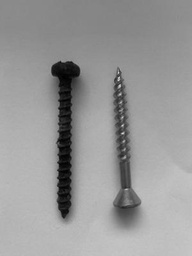
#> input picture image_gris_3.jpg, 192 x 256 px, shrunk from 300 x 400 before the run, given in place of image_couleur.jpg, which was not available
$ python main.py
#> lines starting #> are read from the running program, lines starting #| are printed output that depends on the picture; pictures that were not available may be replaced by others from this repository, and a replacement may not be noted
### coordonnees_clou.py
from transformation_geometrique import *


def calculer_coordonnees_clou(A, B, C, D, E):
    """
    Retourner les coordonnées d'un clou selon la paramétrisation illustrée dans la Figure 1 dans l'énoncé du projet.

    Arguments:
        A, B, C, D, E (float): Dimensions spécifiques du clou.
    Retourne:
        (liste): Les coordonnées des points ainsi que leur nom.
    """
    # Définition des points selon les dimensions réçus.
    pt_0 = ('pt_0', (-B / 2, C / 2))
    pt_1 = ('pt_1', (-B / 2, -C / 2))
    pt_2 = ('pt_2', (-B / 2 - D, -A / 2))
    pt_3 = ('pt_3', (-B / 2 - D, A / 2))
    pk_2 = ('pk_2', (B / 2, C / 2))
    pk_0 = ('pk_0', (B / 2 + E, 0))
    pk_1 = ('pk_1', (B / 2, -C / 2))

    cord_clou = [pt_0, pt_1, pt_2, pt_3, pk_2, pk_0, pk_1]
    return cord_clou


def appliquer_transormation_clou(points_clou, center_rotation, angle_rotation,
                                 direction_inclinaison, angle_inclinaison, axe_reflexion):
    """
    Appliquer les transformation géometriques: réflexion, rotation et inclinaison à tous les points clés.
    Arguments:
        points_clou (list): Une liste de tuples qui contient le nom du point
        et les coordonnées du point dans un plan 2D.
        center_rotation (tuple): Le centre de rotation pour la transformation de rotation.
        angle_rotation (float): L'angle de rotation en degrés.
        angle_inclinaison (float): L'anlge d'inclinaison en degrés.
        direction_inclinaison (str): La direction d'inclinaison ('x' ou 'y').
        axe_reflexion (str): L'axe de réflexion ('x' ou 'y').
    Retourne:
        (tuple): Trois liste de tuples qui correspond aux coordonnées des points clés apres
         l'application d'unedes transformations (réflexion, rotation, inclinaison).
    """
#> called with center_rotation = (0, 0), angle_rotation = 30, direction_inclinaison = 'x', angle_inclinaison = 20, axe_reflexion = 'x'
    reflexion = []
    rotation = []
    inclinaison = []

    # Ajouter le nom du point ainsi que les coordonnées suite à leur transformation à un liste.
    for i in range(len(points_clou)):
        reflexion.append((points_clou[i][0], calculer_reflexion_point(points_clou[i][1], axe_reflexion)))
        rotation.append((points_clou[i][0], calculer_rotate_point(points_clou[i][1], angle_rotation, center_rotation)))
        inclinaison.append((points_clou[i][0], calculer_inclinaison_point(points_clou[i][1], angle_inclinaison,
                            direction_inclinaison)))
    return reflexion, rotation, inclinaison

### visualisation.py
# Importation des modules nécessaires pour la manipulation des coordonnées,
# le traitement des images, la segmentation et la manipulation des histogrammes.
# matplotlib.pyplot est utilisé pour la visualisation graphique.
from coordonnees_clou import *
from traitement_image import *
from segmentation import *
from manipulation_histogramme import *
from transformation_geometrique import *
import matplotlib.pyplot as plt
from PIL import Image

# Définition des constantes qui représentent les dimensions spécifiques du clou.
__A = 3
__B = 10
__C = 1
__D = 0.75
__E = 2

# Calcul des coordonnées du clou basé sur les dimensions définies ci-dessus.
__COORDS_CLOU = calculer_coordonnees_clou(__A, __B, __C, __D, __E)

# Paramètres pour les transformations appliquées au clou.
__CENTER_ROT = (0,0)  # Centre de rotation
__ANGLE_ROT = 30      # Angle de rotation
__DIR_INCL = 'x'      # Axe d'inclinaison
__ANGLE_INCL = 20     # Angle d'inclinaison
__AXE_REFLEX = 'x'    # Axe de réflexion

# Application des transformations (réflexion, rotation, inclinaison) sur le clou
# et stockage des coordonnées transformées.
__REFLECTED_COORD, __ROTATED_COORD, __INCLIN_COORD = appliquer_transormation_clou(__COORDS_CLOU, __CENTER_ROT, __ANGLE_ROT, __DIR_INCL, __ANGLE_INCL, __AXE_REFLEX)

# Chemins vers les images originale et en niveaux de gris.
__PATH_IMAGE_ORIG = 'image_couleur.jpg'
__PATH_IMAGE_NG = 'image_gris.jpg'

# Fonction pour visualiser les points du clou.
def visualiser_points_clou(coordonnees_et_noms):

    # Création d'une figure pour la visualisation graphique des points du clou.
    plt.figure(figsize=(10, 4))
    for nom, (x, y) in coordonnees_et_noms:
        plt.plot(x, y, marker='o')  # Marquer chaque point avec un cercle
        plt.text(x, y, nom)         # Ajouter le nom du point à côté du marqueur

    # Configuration du titre, des axes et de la grille de la figure.
    plt.title("Représentation graphique des points de référence d'un clou sur un plan cartésien")
    plt.xlabel("X")
    plt.ylabel("Y")
    plt.axis('equal')
    plt.grid(True)
    plt.show()  # Affichage de la figure
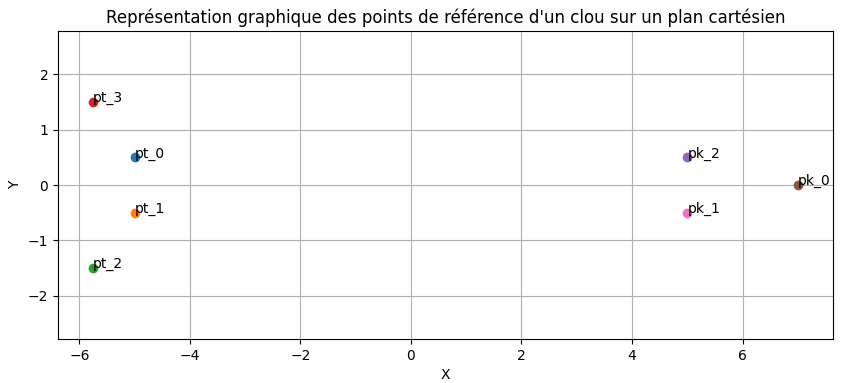
#> figure drawn by matplotlib, 1 panel

# Fonction pour visualiser une image originale et son équivalent en niveaux de gris.
def visualiser_image_couleur_ng(chemin_vers_image_org, chemin_vers_image_ng):
    # Chargement des images
    image1 = Image.open(chemin_vers_image_org)
    image2 = Image.open(chemin_vers_image_ng)

    # Création d'une figure avec deux sous-graphiques pour les deux images.
    plt.figure(figsize=(10, 5))  # Taille de la figure

    # Configuration et affichage de chaque image dans son sous-graphique.
    plt.subplot(1, 2, 1)  # Premier sous-graphique pour l'image originale
    plt.imshow(image1)
    plt.title('Image Originale')

    plt.subplot(1, 2, 2)  # Deuxième sous-graphique pour l'image en niveaux de gris
    plt.imshow(image2)
    plt.title('Image en NG')

    plt.show()  # Affichage de la figure

# Fonction pour visualiser les transformations appliquées à une image en niveaux de gris.

# [57 lines left out: functions visualiser_transforms_image, visualiser_seg_image, not called in this run]

def visualiser_transformations_clou(*coordonnees_lists):
    """
    Visualise les transformations appliquées sur les coordonnées d'un clou.

    Args:
    coordonnees_lists (tuple): Listes de coordonnées transformées à afficher.
    """

    # Création d'une figure avec plusieurs graphiques pour chaque transformation
    fig, axes = plt.subplots(len(coordonnees_lists), 1, figsize=(6, 12))

    # Titres pour chaque graphique
    titres = ["Réflexion", "Rotation", "Inclinaison"]

    # Affichage des points transformés sur chaque graphique
    for ax, coordonnees, titre in zip(axes, coordonnees_lists, titres):
        for nom, (x, y) in coordonnees:
            ax.plot(x, y, marker='o')
            ax.text(x, y, nom)

        ax.set_title(titre)
        ax.set_xlabel("X")
        ax.axis('equal')
        ax.set_ylabel("Y")
        ax.grid(True)

    # Ajustement de l'espacement pour éviter le chevauchement
    plt.tight_layout(pad=3.0)

    plt.show()  # Affichage de la figure complète
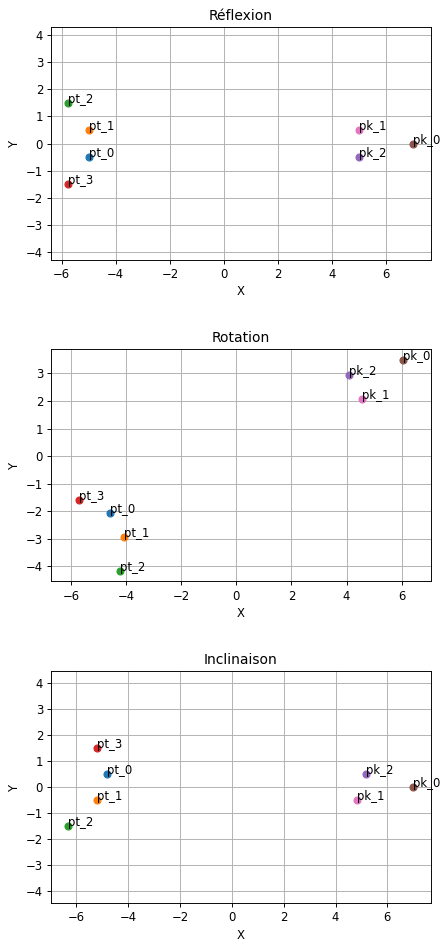
#> figure drawn by matplotlib, 3 panels

# [11 lines that do not run on import are left out]

### traitement_image.py
import numpy as np
import matplotlib.pyplot as plt

def rgb_to_gry(chemin_vers_image_org, chemin_vers_image_ng):
    """
    Transfomer une image en couleur en une nouvelle image en niveaux de gris.

    Arguments:
        chemin_vers_image_org (str): Le chemin de l'image en couleur.
        chemin_vers_image_ng (str): Le chemin où l'image résultatnte en gris sera sauvegarder.

    Retourne:
        None
    """
#> called with chemin_vers_image_org = 'image_couleur.jpg', chemin_vers_image_ng = 'image_gris.jpg'
    # Chargement de l'image originale
    img = plt.imread(chemin_vers_image_org)
#> img is the input picture: shape (256, 192, 3); min 0, max 217, mean 152.3

    # Dimension de l'image a traiter
    height, width, _ = img.shape

    # Creation d'un tableau ayant les memes dimensions que l'image et ayant les trois canaux de couleur par pixel.
    gry_img = np.zeros((height, width, 3), dtype=np.uint8)

    # Conversion des couleurs RGB en niveau de gris
    for y in range(height):
        for x in range(width):
            # Calcul de la moyenne des couleurs RGB
            valeur_gry = np.mean(img[y, x])

            # Attribution des niveau de gris a la nouvelle image
            gry_img[y, x] = valeur_gry

    # Enregistrement de l'image
    plt.imsave(chemin_vers_image_ng, gry_img, cmap='gray')
#> in visualiser_image_couleur_ng, `plt.show()`:
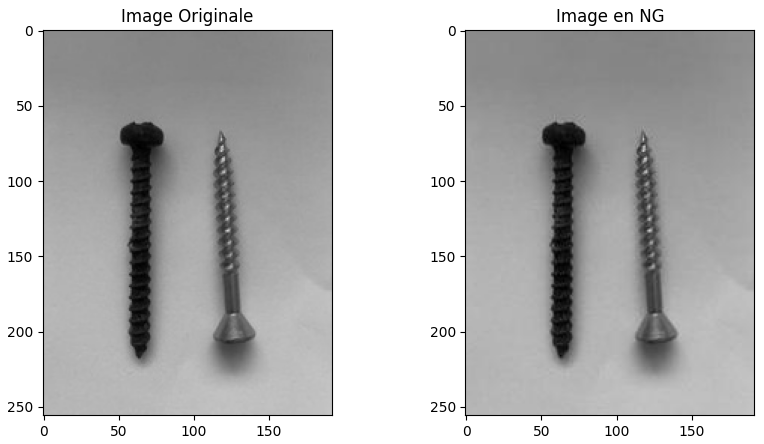
#> figure drawn by matplotlib, 2 panels

def motif_voisin(tableau, i, j):
    """
    Calcul du motif binaire pour une valeur donnée et conversion en valeur décimale.

    Arguments:
        tableau (numpy.ndarray): Un tableau 2D NumPy représentant une image en niveaux de gris.
        i (int): Coordonée du pixel selon les lignes du tableau.
        j (int): Coordonée du pixel selon les colonnes du tableau.

    Retourne
        (int): Une décimale qui représente au le voisinage de la coordonée (i,j).
    """
    motif_binaire = ''

    # Valeur centrale
    centrale = tableau[i, j]

    # Coordonnées des voisins
    voisin = [(i-1, j-1), (i-1, j), (i-1, j+1),
              (i, j+1), (i+1, j+1), (i+1, j),
              (i+1, j-1), (i, j-1)]

    # Comparaison des valeurs des voisins avec la valeur centrale
    for voisin_i, voisin_j in voisin:
        # Verification si les valeurs sont dans le tableau
        if 0 <= voisin_i < tableau.shape[0] and 0 <= voisin_j < tableau.shape[1]:
            valeur_voisin = tableau[voisin_i, voisin_j]
            motif_binaire += '1' if valeur_voisin >= centrale else '0'

        # Si les valeurs voisines ne sont pas dans le tableau on donne la valeur de 0.
        else:
            motif_binaire += '0'

    # Conversion du motif binaire en valeur décimale
    motif_decimal = int(motif_binaire, 2)

    return motif_decimal

def appliquer_transformation_1(tableau):
    """
    Calcul de la valeur entière correspondant au motif binaire pour chaque valeur du tableau.

    Arguments:
        tableau (numpy.ndarray): Un tableau 2D NumPy représentant une image en niveaux de gris.

    Retourne:
        (numpy.ndarray): Un tableau 2D NumPy résultant de la transformation 1.
    """
    resultat = np.zeros_like(tableau)

    # Parcours du tableau pour chaque valeur
    for i in range(1, tableau.shape[0]-1):
        for j in range(1, tableau.shape[1]-1):
            resultat[i, j] = motif_voisin(tableau, i, j)
#> this loop made 254 passes
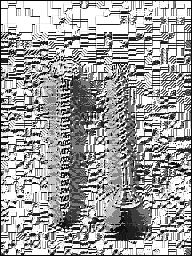
#> resultat: shape (256, 192); min 0, max 255, mean 161.2

    return resultat

### Il manque la description et les arguments et le retourne
def log_voisin(tableau, i, j, rayon):
    """
        Transformer l'intensité en valeur plus simple et plus significative.

    Arguments:
        tableau (numpy.ndarray): Un tableau 2D NumPy représentant une image en niveaux de gris.
        i (int): Coordonée du pixel selon les lignes du tableau.
        j (int): Coordonée du pixel selon les colonnes du tableau.j:
        rayon (int): Un entier spécificant le rayon du voisinage à considérer pour chaque pixel de l'image.

    Retourne:
        (float): Un entier représentant l'intensité du pixel.
    """

    log_ho = np.log10(1.0 + np.abs(tableau[i, j + rayon] - 2 * tableau[i, j] + tableau[i, j - rayon]))

    log_ver = np.log10(1.0 + np.abs(tableau[i + rayon, j] - 2 * tableau[i, j] + tableau[i - rayon, j]))

    log_diag = np.log10(1.0 + np.abs(tableau[i - rayon, j + rayon] - 2 * tableau[i, j] + tableau[i + rayon, j - rayon]))

    valeur_tot = int(log_ho + log_ver + log_diag)

    return valeur_tot

### Il manque les arguments et le retourne
def appliquer_transformation_2(image_gris, rayon):
    """
        Transformer les données visuelles complexes d'une image en ensembles de caractéristiques plus simples et
         plus significatives
    Arguments:
        image_gris (numpy.ndarray): Un tableau 2D NumPy rerpésentant une image en niveaux de gris.
        rayon (int): Un entier spécificant le rayon du voisinage.

    Retourne:
        (numpy.ndarray): Un tableau 2D NumPy résultant de la transformation 2.
    """
#> called with rayon = 2
    resultat = np.zeros_like(image_gris)

    # Parcours du tableau pour chaque valeur
    for i in range(rayon, image_gris.shape[0]-rayon):
        for j in range(rayon, image_gris.shape[1]-rayon):
            resultat[i, j] = log_voisin(image_gris, i, j, rayon)
#> (the rest of the program and of its run is left out)
